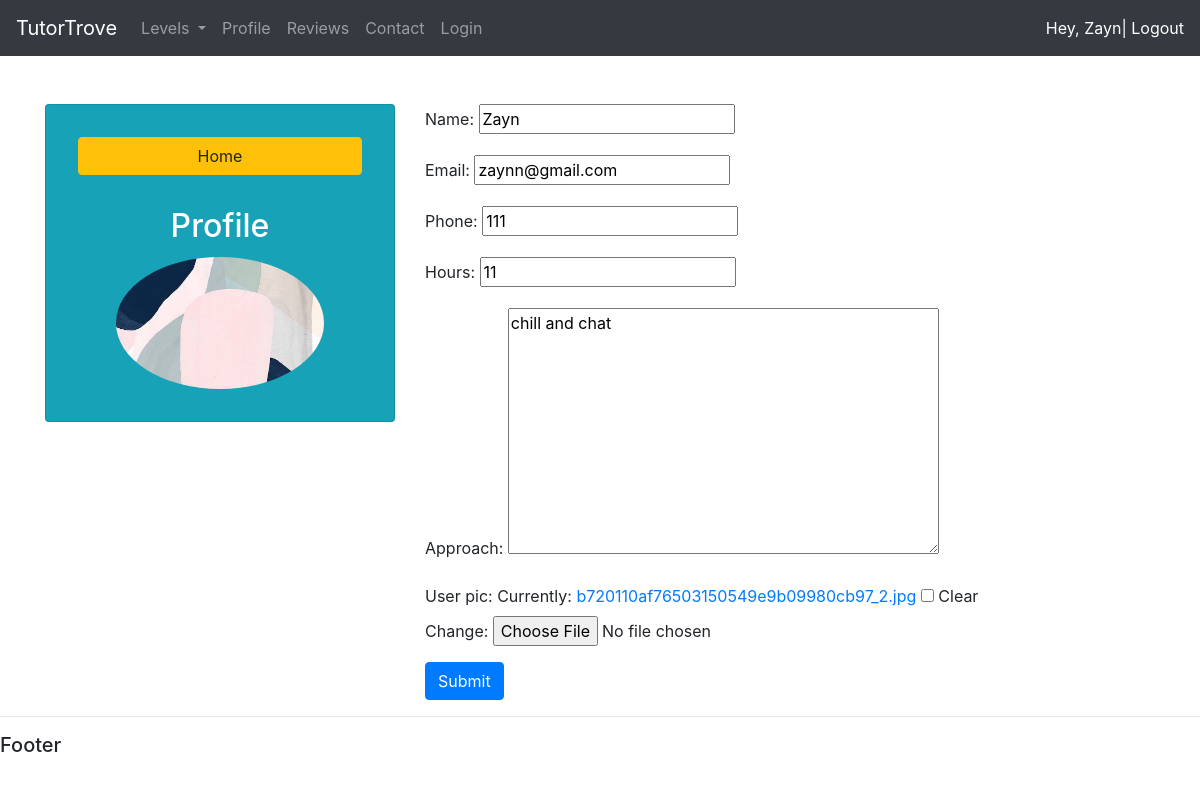
Screenshot of /api/profile/ (signed in) with the database file from the repository.
### backend/models.py (models this page shows, shortened)
class Tutor(models.Model):
    user = models.OneToOneField(User, null=True, blank=True, on_delete=models.CASCADE)
    name = models.CharField(max_length=100)
    email =  models.CharField(max_length=100)
    joined = models.DateTimeField(auto_now_add=True)
    phone =  models.IntegerField(null=True)
    hours =  models.IntegerField(null=True)
    approach = models.TextField(max_length=100, null=True)
    user_pic = models.ImageField(default="defaultProfilePic.jpeg", null=True, blank=True)

### backend/decorators.py (the view)
        def wrapper_func(request, *args, **kwargs):
            group = None
            if request.user.groups.exists():
                group = request.user.groups.all()[0].name
            if group in allowed_roles:
                return view_func(request, *args, **kwargs)
            else:
                return HttpResponse('Not authorised to view this page')

### backend/forms.py
class TutorForm(ModelForm):
    class Meta:
        model = Tutor
        fields = '__all__'
        exclude = ['user']

### backend/views.py (called while the page is built)
@login_required(login_url='login')
@allowed_users(allowed_roles=['tutor'])
def profile(request):
    tutor = request.user.tutor
    form = TutorForm(instance=tutor)
    if request.method == 'POST':
        form = TutorForm(request.POST, request.FILES, instance=tutor)
        if form.is_valid():
            form.save()
    context={'form': form}
    return render(request, 'backend/profile.html', context)

### backend/templates/backend/profile.html (shortened to what this page needs)
{% extends 'backend/base.html' %}
{% block content %}
<br>
<div class="container">
    <div class="row">
        <div class="col-4">
            <div class="card text-white bg-info mb-3" class="card-body">
                <a style="margin: 2em;" class="btn btn-warning" href="{% url 'home' %}">Home</a>
                <h2 style="text-align: center;" class="card-title">Profile</h2>
                <img class="profile_img" src="{{request.user.tutor.user_pic.url}}">
            </div>
        </div>
        <div class="col-8">
            <form method="POST" action="" enctype="multipart/form-data">
                {{form.as_p}}
                <input class="btn btn-primary" type="submit" name="Update Profile">
            </form>
        </div>
    </div>
</div>
{% endblock %}

### backend/templates/backend/navbar.html (shortened to what this page needs)
<nav class="navbar navbar-expand-lg navbar-dark bg-dark">
    <a class="navbar-brand" href="{% url 'home' %}">TutorTrove</a>
    <div class="collapse navbar-collapse" id="navbarNavDropdown">
      <ul class="navbar-nav">
        <li class="nav-item dropdown">
            <a class="nav-link dropdown-toggle" href="#" id="navbarDropdownMenuLink" data-toggle="dropdown" aria-haspopup="true" aria-expanded="false">
              Levels
            </a>
          </li>
        {% if request.user.is_staff %}
        <li class="nav-item active">
          <a class="nav-link" href="{% url 'tutors' %}">Tutors</a>
        </li>
        {% else %}
        <li class="nav-item">
          <a class="nav-link" href="{% url 'profile' %}">Profile</a>
        </li>
        {% endif %}
        <li class="nav-item">
          <a class="nav-link" href="#">Reviews</a>
        </li>
        <li class="nav-item">
          <a class="nav-link" href="#">Contact</a>
        </li>
        <li class="nav-item">
            <a class="nav-link" href="{% url 'login' %}">Login</a>
        </li>
      </ul>
    </div>
    <span id="hey-msg">Hey, {{request.user}}</span>
    <span><a id="hey-msg" href="{% url 'logout' %}">| Logout</a></span>
  </nav>

### backend/templates/backend/navbar.html (style rules this page uses)
#hey-msg { color: white; }

### backend/templates/backend/profile.html (style rules this page uses)
.profile_img { border-radius: 50%; width: 60%; height: 60%; display: block; margin-left: auto; margin-right: auto; margin-bottom: 2em; }

### rows the page displays
Tutor: name "Zayn", email "zaynn@gmail.com", phone "111", hours "11", approach "chill and chat"

### other values shown
{{ request.user }} "Zayn"
